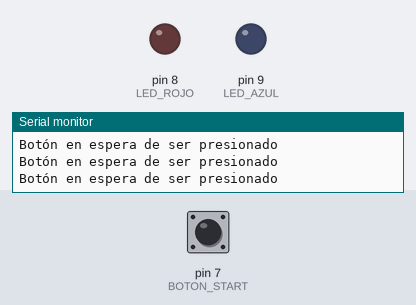
Recording of a sketch running on a simulated Arduino Uno, built with avr-gcc and run on an emulated ATmega328P. Shown: output pins drawn as LEDs (lit = HIGH), the last lines printed to the serial monitor. The test bench sets the inputs (shaded band); at power-on: pin 7 (BOTON_START) HIGH.

Above: at 1.2 s.
1.3 s: pin 7 (BOTON_START) pulled LOW for 0.15 s
At 1.8 s:
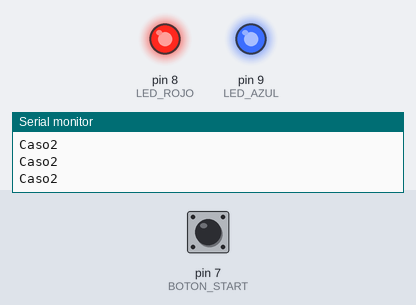
Timing chart, 0 to 4.3 s (numbered marks = the images above; inputs shaded):
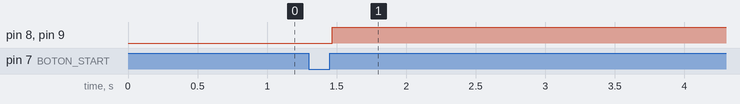

Measured:
- after the input at 1.3 s, pin 8 (LED_ROJO), pin 9 (LED_AZUL): LOW → HIGH after 0.17 s

The sketch:

base3_switch_case.ino
```cpp
#define LED_ROJO 8
#define LED_AZUL 9
#define BOTON_START 7

int estado = 0;
int estadoAnterior = 0;
int salida = 0;

// DEFINICION PARA EL SWITCH CASE
int estadoActual = 2;


void setup() {
  //                                                -->  GENERALES  <--                                                 //
  Serial.begin(9600);
  //                                                -->  LEDS  <--                                                 //
  pinMode(LED_ROJO,OUTPUT);
  pinMode(LED_AZUL,OUTPUT);
  //                                                -->  BOTON START  <--                                                 //
  pinMode(BOTON_START,INPUT_PULLUP);

}

void loop() {
  //                                                -->  BOTON START  <--                                                 //

  estado = digitalRead(BOTON_START);
  if ( (estado == HIGH)&&(estadoAnterior == LOW) )
  {
    salida = 1 - salida;  //Modifica el estado de la variable salida
    delay(20);             //Evita el rebote del pulsador
  }
  estadoAnterior = estado;//Guarda el valor actual

  //  -----------------------------                -->  PROGRAMA GENERAL  <--           -----------------------------          //
  if (salida==1)
  {
    Serial.println("Botón en espera de ser presionado");
    digitalWrite(LED_ROJO,LOW);
    digitalWrite(LED_AZUL,LOW);
  }
  else
  {
    Serial.println("Presionado");
    digitalWrite(LED_ROJO,HIGH);
    digitalWrite(LED_AZUL,HIGH);
  }
  //                                                -->  SWITCH CASE  <--                                                 //
  while(salida == 0){
    switch(estadoActual)
    {
      case 1:
      Serial.println("Caso1");
      break;

      case 2:
      Serial.println("Caso2");
      break;

      default:
      break;

    }


  }


}
```
